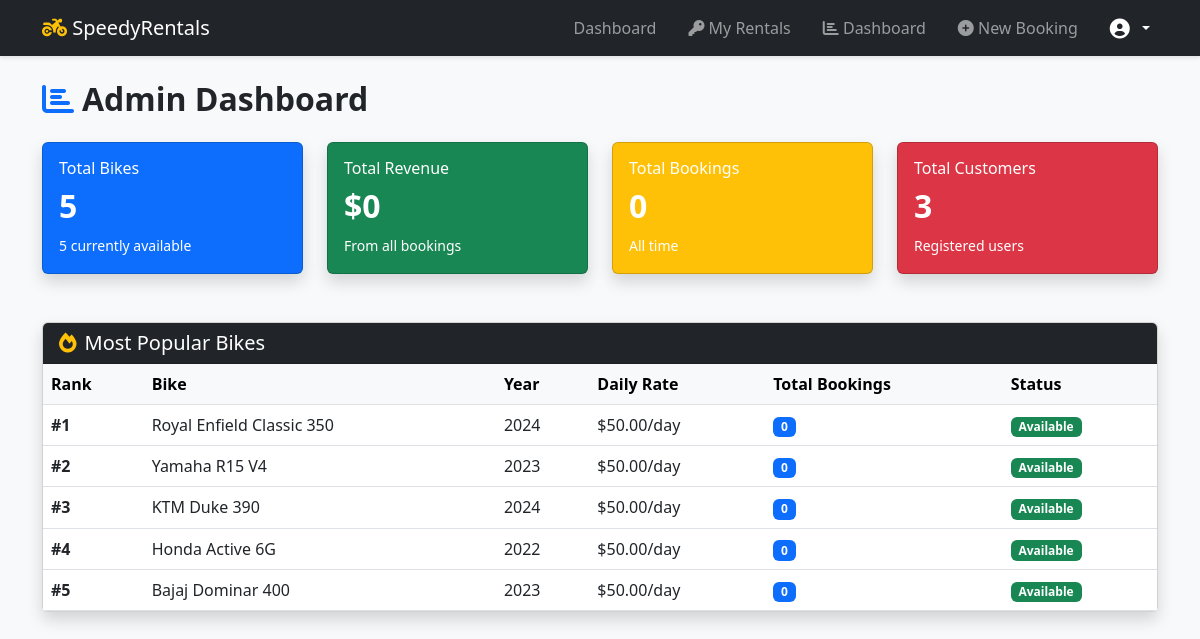
The page /dashboard/ (signed in) on the database its author committed.
### rentals/models.py (models this page shows, shortened)
class Bike(models.Model):
    make = models.CharField(max_length=50)
    model = models.CharField(max_length=50)
    year = models.IntegerField()
    availability = models.BooleanField(default=True)
    daily_rate = models.DecimalField(max_digits=6, decimal_places=2, default=50.00)
    image_url = models.URLField(max_length=500, blank=True, null=True)

### rentals/views.py (the view)
# urls.py: path('dashboard/', views.dashboard, name='dashboard'),
@staff_member_required
def dashboard(request):
    total_bikes = Bike.objects.count()
    available_bikes = Bike.objects.filter(availability=True).count()
    total_bookings = Booking.objects.count()
    total_customers = Customer.objects.count()
    popular_bikes = Bike.objects.annotate(
        booking_count=Count('booking')
    ).order_by('-booking_count')[:5]
    bookings = Booking.objects.select_related('bike').all()
    total_revenue = sum(
        max((b.end_date - b.start_date).days, 1) * float(b.bike.daily_rate)
        for b in bookings
    )
    context = {
        'total_bikes': total_bikes,
        'available_bikes': available_bikes,
        'total_bookings': total_bookings,
        'total_customers': total_customers,
        'popular_bikes': popular_bikes,
        'total_revenue': round(total_revenue, 2),
    }
    return render(request, 'rentals/dashboard.html', context)

### rentals/templates/rentals/dashboard.html
{% extends 'rentals/base.html' %}
{% block content %}
<div class="mt-4">
    <h2 class="fw-bold mb-4"><i class="fas fa-chart-bar text-primary me-2"></i>Admin Dashboard</h2>
    <div class="row g-4 mb-5">
        <div class="col-md-3">
            <div class="card text-white bg-primary shadow">
                <div class="card-body">
                    <h6 class="card-title">Total Bikes</h6>
                    <h2 class="fw-bold">{{ total_bikes }}</h2>
                    <small>{{ available_bikes }} currently available</small>
                </div>
            </div>
        </div>
        <div class="col-md-3">
            <div class="card text-white bg-success shadow">
                <div class="card-body">
                    <h6 class="card-title">Total Revenue</h6>
                    <h2 class="fw-bold">${{ total_revenue }}</h2>
                    <small>From all bookings</small>
                </div>
            </div>
        </div>
        <div class="col-md-3">
            <div class="card text-white bg-warning shadow">
                <div class="card-body">
                    <h6 class="card-title">Total Bookings</h6>
                    <h2 class="fw-bold">{{ total_bookings }}</h2>
                    <small>All time</small>
                </div>
            </div>
        </div>
        <div class="col-md-3">
            <div class="card text-white bg-danger shadow">
                <div class="card-body">
                    <h6 class="card-title">Total Customers</h6>
                    <h2 class="fw-bold">{{ total_customers }}</h2>
                    <small>Registered users</small>
                </div>
            </div>
        </div>
    </div>
    <div class="card shadow">
        <div class="card-header bg-dark text-white">
            <h5 class="mb-0"><i class="fas fa-fire text-warning me-2"></i>Most Popular Bikes</h5>
        </div>
        <div class="card-body p-0">
            <table class="table table-hover mb-0">
                <thead class="table-light">
                    <tr>
                        <th>Rank</th>
                        <th>Bike</th>
                        <th>Year</th>
                        <th>Daily Rate</th>
                        <th>Total Bookings</th>
                        <th>Status</th>
                    </tr>
                </thead>
                <tbody>
                    {% for bike in popular_bikes %}
                    <tr>
                        <td><strong>#{{ forloop.counter }}</strong></td>
                        <td>{{ bike.make }} {{ bike.model }}</td>
                        <td>{{ bike.year }}</td>
                        <td>${{ bike.daily_rate }}/day</td>
                        <td><span class="badge bg-primary">{{ bike.booking_count }}</span></td>
                        <td>
                            {% if bike.availability %}
                                <span class="badge bg-success">Available</span>
                            {% else %}
                                <span class="badge bg-danger">Rented Out</span>
                            {% endif %}
                        </td>
                    </tr>
                    {% endfor %}
                </tbody>
            </table>
        </div>
    </div>
</div>
{% endblock %}

### rentals/templates/rentals/base.html (shortened to what this page needs)
<!DOCTYPE html>
<html lang="en">
<head>
    <link href="https://cdn.jsdelivr.net/npm/bootstrap@5.3.0/dist/css/bootstrap.min.css" rel="stylesheet">
    <link rel="stylesheet" href="https://cdnjs.cloudflare.com/ajax/libs/font-awesome/6.0.0/css/all.min.css">
</head>
<body>
    {% if user.is_authenticated %}
    <nav class="navbar navbar-expand-lg navbar-dark bg-dark sticky-top">
        <div class="container">
            <a class="navbar-brand" href="{% url 'index' %}">
                <i class="fas fa-motorcycle text-warning"></i> SpeedyRentals
            </a>
            <div class="collapse navbar-collapse" id="navbarNav">
                <ul class="navbar-nav ms-auto align-items-center">
                    <li class="nav-item">
                        <a class="nav-link me-3" href="{% url 'index' %}">Dashboard</a>
                    </li>
                    <li class="nav-item">
                        <a class="nav-link me-3" href="{% url 'my_rentals' %}">
                            <i class="fas fa-key"></i> My Rentals
                        </a>
                    </li>
                    {% if user.is_staff %}
                    <li class="nav-item">
                        <a class="nav-link me-3" href="{% url 'dashboard' %}">
                            <i class="fas fa-chart-bar"></i> Dashboard
                        </a>
                    </li>
                    {% endif %}
                    <li class="nav-item">
                        <a class="nav-link me-3" href="{% url 'index' %}">
                            <i class="fas fa-plus-circle"></i> New Booking
                        </a>
                    </li>
                    <li class="nav-item dropdown">
                        <a class="nav-link dropdown-toggle btn btn-outline-secondary border-0 text-white" href="#" id="navbarDropdown" role="button" data-bs-toggle="dropdown">
                            <i class="fas fa-user-circle fa-lg me-1"></i> {{ user.first_name }}
                        </a>
                    </li>
                </ul>
            </div>
        </div>
    </nav>
    {% endif %}
    <div class="{% if user.is_authenticated %}container mt-4{% else %}container-fluid p-0{% endif %}">
        {% block content %}{% endblock %}
    </div>
</body>
</html>

### rentals/templates/rentals/base.html (style rules this page uses)
body { background-color: #f8f9fa; }
.navbar { box-shadow: 0 2px 4px rgba(0,0,0,.1); }
.nav-link { font-weight: 500; }

### rows shown on the page
Bike: make "Royal Enfield", model "Classic 350", year "2024", daily_rate "50.00", booking_count "0", availability "Available"
Bike: make "Yamaha", model "R15 V4", year "2023", daily_rate "50.00", booking_count "0", availability "Available"
Bike: make "KTM", model "Duke 390", year "2024", daily_rate "50.00", booking_count "0", availability "Available"
Bike: make "Honda", model "Active 6G", year "2022", daily_rate "50.00", booking_count "0", availability "Available"
Bike: make "Bajaj", model "Dominar 400", year "2023", daily_rate "50.00", booking_count "0", availability "Available"

### other values the page prints
{{ total_bikes }} "5"
{{ available_bikes }} "5"
{{ total_revenue }} "0"
{{ total_bookings }} "0"
{{ total_customers }} "3"
